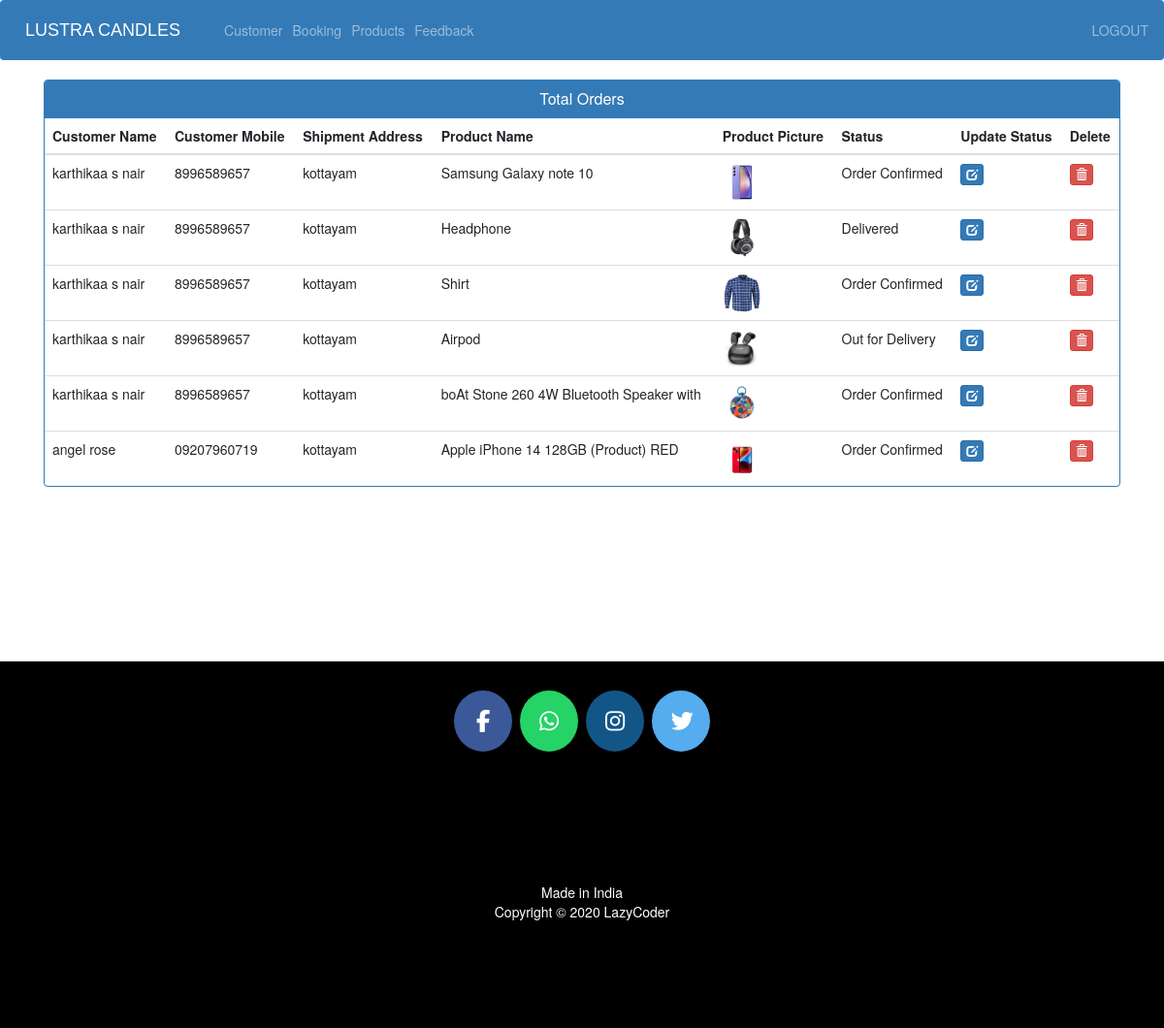
The app's page /admin-view-booking (signed in), older data.
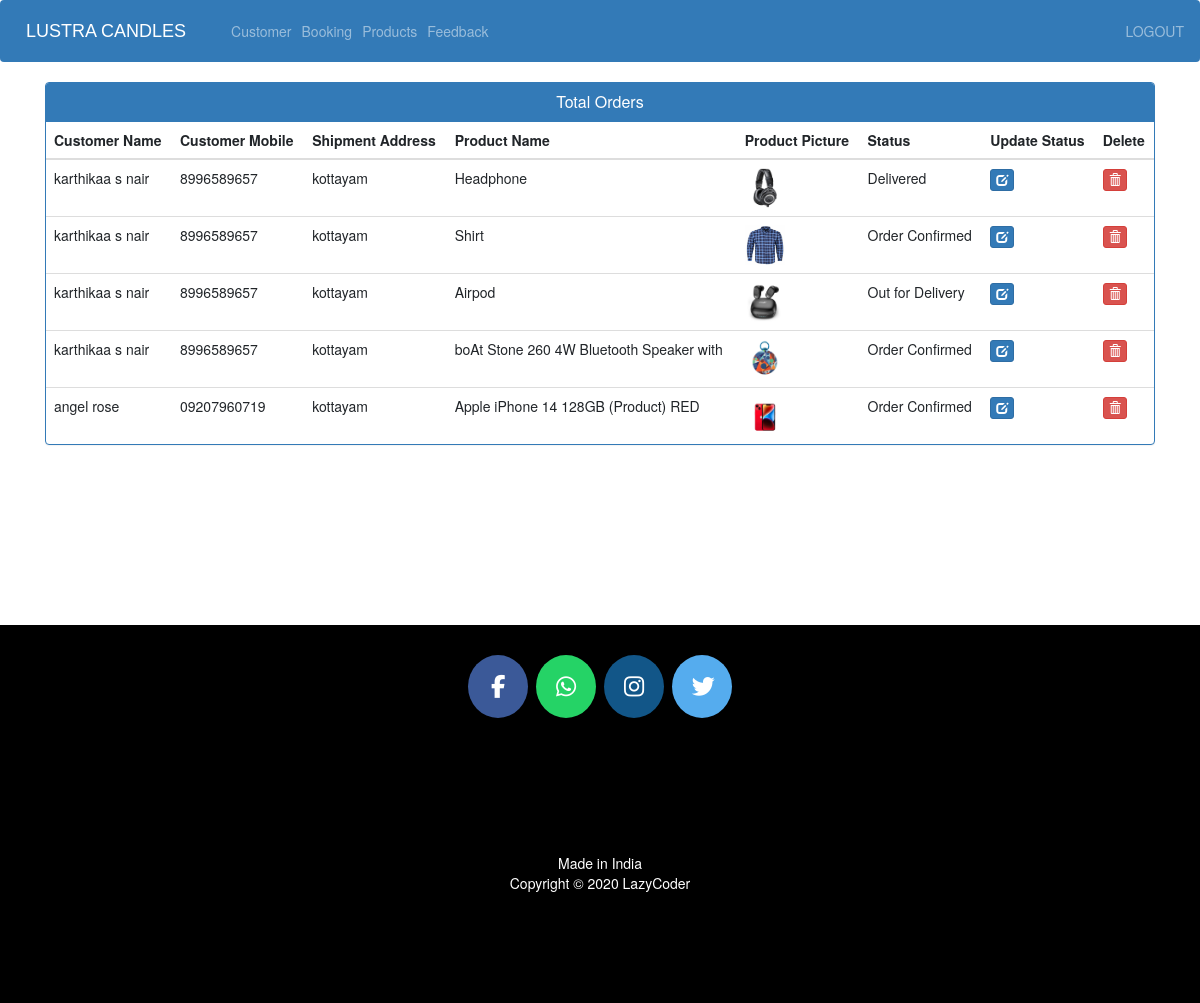
The same page, newer data.
### ecom/models.py (models this page shows, shortened)
class Customer(models.Model):
    user=models.OneToOneField(User,on_delete=models.CASCADE)
    profile_pic= models.ImageField(upload_to='profile_pic/CustomerProfilePic/',null=True,blank=True)
    address = models.CharField(max_length=40)
    mobile = models.CharField(max_length=20,null=False)
    @property
    def get_name(self):
        return self.user.first_name+" "+self.user.last_name

class Orders(models.Model):
    STATUS =(
        ('Pending','Pending'),
        ('Order Confirmed','Order Confirmed'),
        ('Out for Delivery','Out for Delivery'),
        ('Delivered','Delivered'),
    )
    customer=models.ForeignKey('Customer', on_delete=models.CASCADE,null=True)
    product=models.ForeignKey('Product',on_delete=models.CASCADE,null=True)
    email = models.CharField(max_length=50,null=True)
    address = models.CharField(max_length=500,null=True)
    mobile = models.CharField(max_length=20,null=True)
    order_date= models.DateField(auto_now_add=True,null=True)
    status=models.CharField(max_length=50,null=True,choices=STATUS)

class Product(models.Model):
    name=models.CharField(max_length=40)
    product_image= models.ImageField(upload_to='product_image/',null=True,blank=True)
    price = models.PositiveIntegerField()
    description=models.CharField(max_length=40)

### ecom/views.py (the view)
# urls.py: path('admin-view-booking', views.admin_view_booking_view,name='admin-view-booking'),
@login_required(login_url='adminlogin')
def admin_view_booking_view(request):
    orders=models.Orders.objects.all()
    ordered_products=[]
    ordered_bys=[]
    for order in orders:
        ordered_product=models.Product.objects.all().filter(id=order.product.id)
        ordered_by=models.Customer.objects.all().filter(id = order.customer.id)
        ordered_products.append(ordered_product)
        ordered_bys.append(ordered_by)
    return render(request,'ecom/admin_view_booking.html',{'data':zip(ordered_products,ordered_bys,orders)})

### templates/ecom/admin_view_booking.html (shortened to what this page needs)
{% extends 'ecom/admin_base.html' %}
{% load static %}
{% block content %}
<head>
  <link href="//netdna.bootstrapcdn.com/bootstrap/3.0.0/css/bootstrap.min.css" rel="stylesheet" id="bootstrap-css">
</head>
<div class="container">
  <div class="panel panel-primary">
    <div class="panel-heading">
      <h6 class="panel-title">Total Orders</h6>
    </div>
    <table class="table table-hover" id="dev-table">
      <thead>
        <tr>
          <th>Customer Name</th>
          <th>Customer Mobile</th>
          <th>Shipment Address</th>
          <th>Product Name</th>
          <th>Product Picture</th>
          <th>Status</th>
          <th>Update Status</th>
          <th>Delete</th>
        </tr>
      </thead>
      {% for product,customer,order in data %}
      <tr>
        {% for c in customer %}
        <td> {{c.get_name}}</td>
        <td>{{c.mobile}}</td>
        <td>{{order.address}}</td>
        {% endfor %}
        {% for p in product %}
        <td> {{p.name}}</td>
        <td> <img src="{% static p.product_image.url %}" alt="Profile Pic" height="40px" width="40px" /></td>
        <td>{{order.status}}</td>
        <td><a class="btn btn-primary btn-xs" href="{% url 'update-order' order.id  %}"><span class="glyphicon glyphicon-edit"></span></a></td>
        <td><a class="btn btn-danger btn-xs" href="{% url 'delete-order' order.id  %}"><span class="glyphicon glyphicon-trash"></span></a></td>
        {% endfor %}
      </tr>
      {% endfor %}
    </table>
  </div>
</div>
{% endblock content %}

Row changes from the older to the newer data that the page shows:
removed Orders: address "kottayam", status "Order Confirmed", Customer (get_name "karthikaa s nair", mobile "8996589657")
removed Product: name "Samsung Galaxy note 10", product_image (picture)
